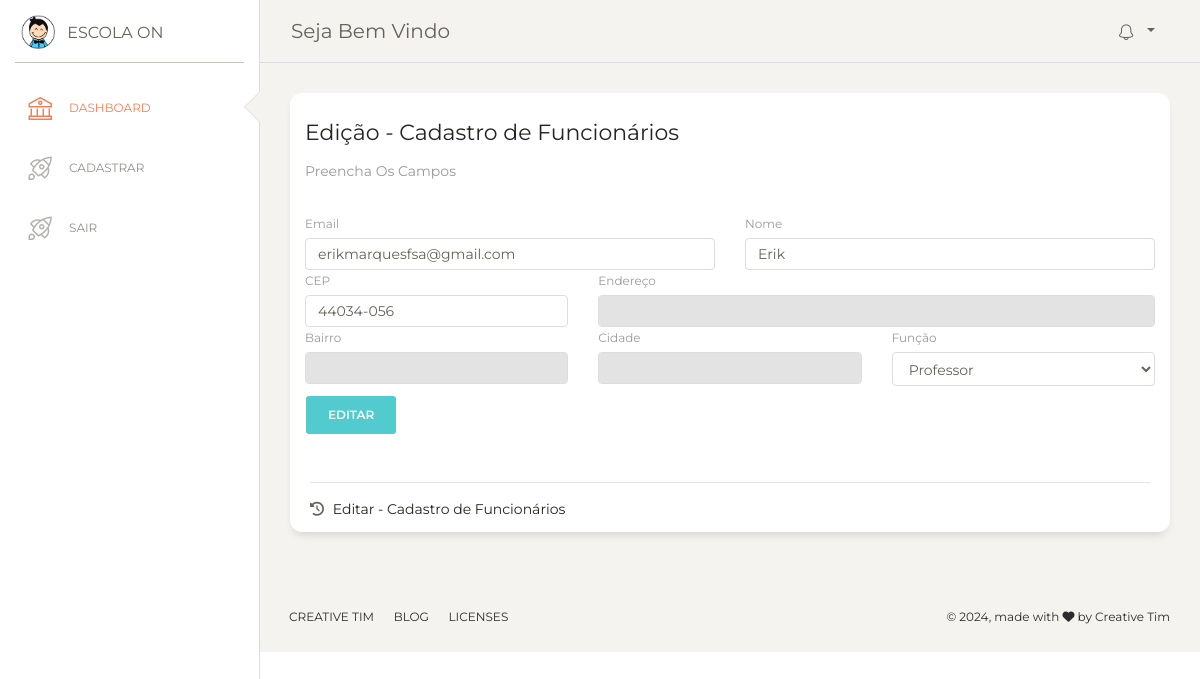
Page /template/edit_dados_pessoais.php?d=2 on the committed database.
### tables this page shows
CREATE TABLE `cad_pessoais` (
  `id` int(11) NOT NULL,
  `nome` varchar(255) DEFAULT NULL,
  `email` varchar(150) DEFAULT NULL,
  `cep` varchar(12) DEFAULT NULL,
  `endereco` varchar(200) DEFAULT NULL,
  `bairro` varchar(150) DEFAULT NULL,
  `cidade` varchar(150) DEFAULT NULL,
  `funcao` varchar(150) DEFAULT NULL
);

### _scripts/functions.php (called while the page is built, shortened)
<?php
function dadosAlterarUsuario($id){
    include "config.php";
    $sql = "SELECT * FROM cad_pessoais WHERE id = '$id'";
    $query = $mysqli->query($sql);
    $dados = $query->fetch_array();
    return ($dados);
}
?>

### template/edit_dados_pessoais.php (the view, shortened to what this page needs)
<!DOCTYPE html>
<html lang="pt-br">
<?php
  include "head.php";
  $dados_user = dadosAlterarUsuario($_GET['d']);
?>
<body class="">
  <div class="wrapper ">
    <?php include "menu.php"; ?>
    <div class="main-panel">
      <?php include "nav_superior.php"; ?>
      <div class="content">
        <div class="row">
          <div class="col-md-12">
            <div class="card ">
              <div class="card-header ">
                <h5 class="card-title">Edição - Cadastro de Funcionários</h5>
                <p class="card-category">Preencha os campos</p>
              </div>
              <div class="card-body ">
                <form class="row g-3" method="post" action="../_scripts/salvar_edit_cad_pessoais.php">
                  <div class="col-md-6">
                    <label for="inputEmail4" class="form-label">Email</label>
                    <input type="email" name="email" required class="form-control" id="inputEmail4" value="<?php echo $dados_user['email']; ?>">
                  </div>
                  <div class="col-md-6">
                    <label for="inputPassword4"  class="form-label">Nome</label>
                    <input type="text" name="nome" required class="form-control" id="inputPassword4" value="<?php echo $dados_user['nome']; ?>">
                  </div>
                  <div class="col-4">
                    <label for="inputAddress"  class="form-label">CEP</label>
                    <input type="text" name="cep" required id="cep" onblur="pesquisacep(this.value);"  class="form-control" value="<?php echo $dados_user['cep']; ?>">
                  </div>
                  <div class="col-8">
                    <label for="inputAddress2" class="form-label">Endereço</label>
                    <input type="text" class="form-control"  name="endereco"  id="rua" readonly value="<?php echo $dados_user['endereco'];?>">
                  </div>
                  <div class="col-md-4">
                    <label for="inputCity" class="form-label">Bairro</label>
                    <input type="text" name="bairro" id="bairro" class="form-control" readonly value="<?php echo $dados_user['bairro'];?>">
                  </div>
                  <div class="col-md-4">
                    <label for="inputCity" class="form-label">Cidade</label>
                    <input type="text" id="cidade" name="cidade" class="form-control" readonly value="<?php echo $dados_user['cidade'];?>">
                  </div>
                  <div class="col-md-4">
                    <label for="inputZip" class="form-label">Função</label>
                    <select name="funcao" required class="form-control">
                      <option value="<?php echo $dados_user['funcao'];?>"><?php echo $dados_user['funcao'];?></option>
                    </select>
                  </div>
                  <div class="col-12">
                    <button type="submit" class="btn btn-primary">Editar</button>
                  </div>
                </form>
              </div>
              <div class="card-footer ">
                <hr>
                <div class="stats">
                  <i class="fa fa-history"></i> Editar - Cadastro de Funcionários
                </div>
              </div>
            </div>
          </div>
        </div>
      </div>
      <?php include "footer.php"; ?>
    </div>
  </div>
</body>
</html>

### rows in the picture
cad_pessoais: email "erikmarquesfsa@gmail.com", nome "Erik", cep "44034-056", funcao "Professor"
